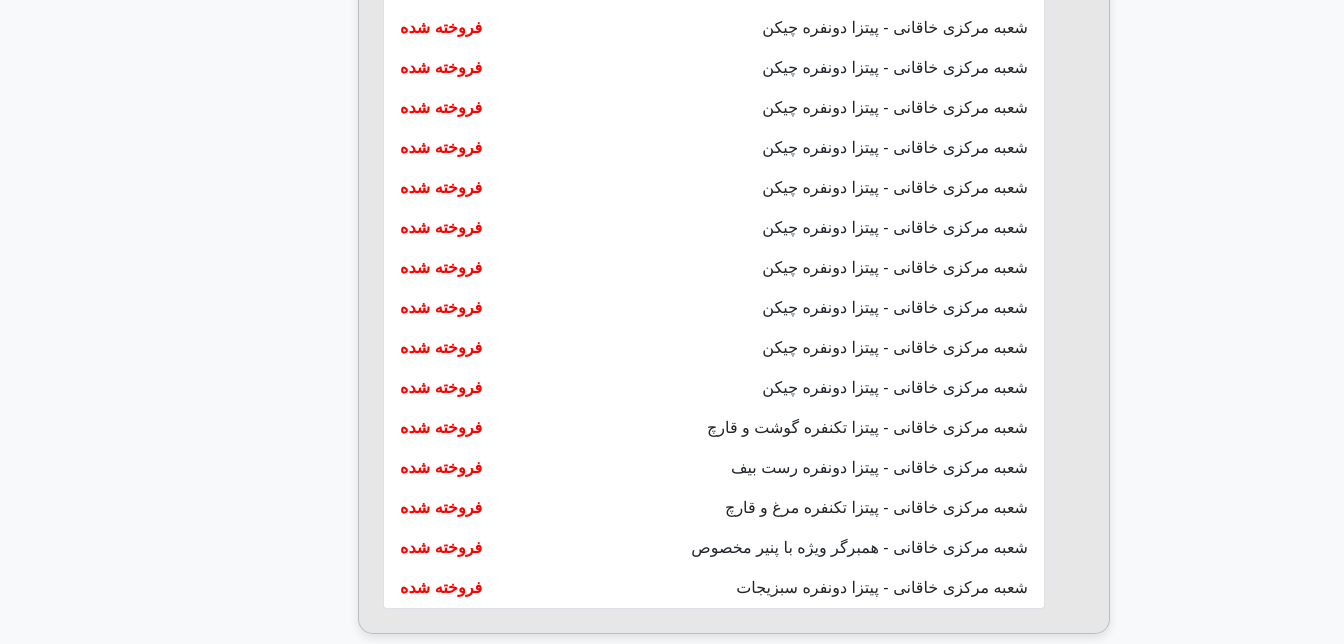
The app's page /menu/sold-out (lower part), older data.
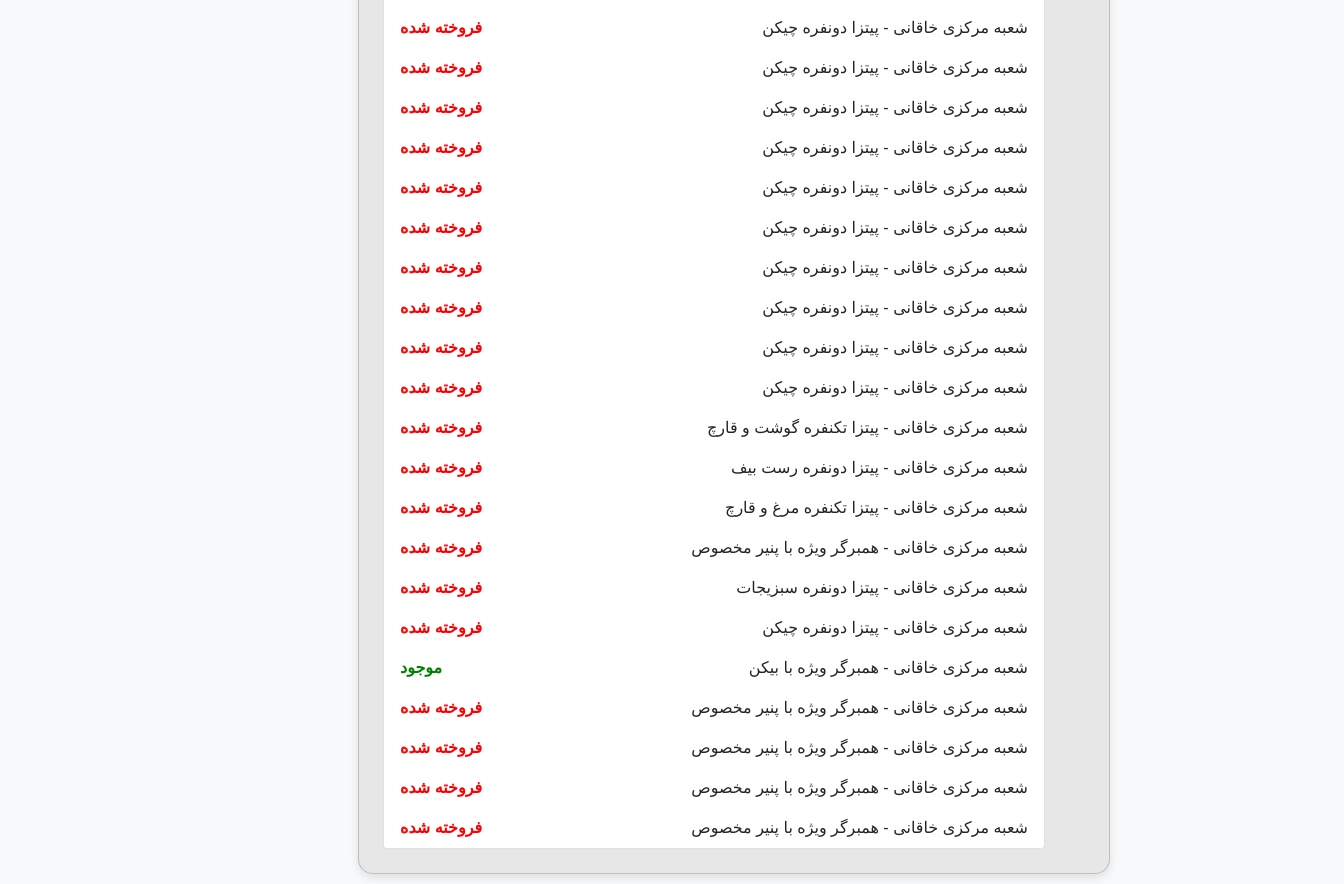
The same page, newer data.
### menu/models.py (models this page shows, shortened)
class SoldOutStatus(models.Model):
    branch = models.ForeignKey(RestaurantBranch, on_delete=models.CASCADE, related_name="sold_out_status")
    product = models.ForeignKey(FoodRawMaterial, on_delete=models.CASCADE, related_name="sold_out_product")
    is_sold_out = models.BooleanField(default=False)  # مشخص می‌کند که محصول در این شعبه تمام شده است یا نه
    updated_at = models.DateTimeField(auto_now=True)

### users/models.py (models this page shows, shortened)
class RestaurantBranch(models.Model):
    name = models.CharField(max_length=200)
    location = models.CharField(max_length=200, blank=True, null=True)
    capacity = models.DecimalField(max_digits=10, decimal_places=0, blank=True, null=True)  # ظرفیت انبار
    def __str__(self):
        return self.name

class FoodRawMaterial(models.Model):
    created_at = models.DateTimeField(auto_now_add=True)
    updated_at = models.DateTimeField(auto_now=True)
    mother = models.ForeignKey(mother_food, on_delete= models.CASCADE,related_name='mother_food_id',blank=True,null=True)
    name = models.CharField(max_length=200)
    data = models.JSONField(blank=True,null=True)
    price = models.IntegerField(default=0,blank=True,null=True)
    image = models.ImageField(upload_to='food_images/', blank=True, null=True)  # Added field for image
    details = models.CharField(max_length=2000,default='',blank=True,null=True)
    discount = models.DecimalField(max_digits=5, decimal_places=2, default=0, blank=True, null=True)  # Discount percentage
    def __str__(self):
        return str(self.name)
    class Meta:
        ordering = ['-name']

### menu/views.py (the view)
# urls.py: path('sold-out', set_sold_out, name='set_sold_out'),
def set_sold_out(request):
    if request.method == 'POST':# and request.is_ajax():
        form = SoldOutForm(request.POST)
        if form.is_valid():
            form.save()
            product_id = request.POST.get("product")
            product_id = int(product_id)
            food_name = FoodRawMaterial.objects.filter(id=product_id).first()
            food_name = food_name.name
            menu = {
                'name': food_name
            }
            sold_out_items = SoldOutStatus.objects.all()  # Get the product ids of sold-out items
            menu_status.send(sender=None, values = menu)
            form = SoldOutForm()
            return render(request, 'sold_out.html', {'form': form,'sold_out_items':sold_out_items})
    else:
        form = SoldOutForm()
        sold_out_items = SoldOutStatus.objects.all()  # Get the product ids of sold-out items
    return render(request, 'sold_out.html', {'form': form,'sold_out_items':sold_out_items})

### menu/templates/sold_out.html (shortened to what this page needs)
{% extends "users/base.html" %}
{% block content %}
{% load static %}
<html lang="fa">
<head>
    <link rel="stylesheet" type="text/css" href="{% static 'css/bootstrap.css' %}">
    <link rel="stylesheet" type="text/css" href="{% static 'css/store.css' %}">
</head>
<body>
    <div class="container">
        <div class="card p-4 mt-4">
            <ul class="list-group">
                {% for item in sold_out_items %}
                    <li class="list-group-item d-flex justify-content-between align-items-center">
                        <span>{{ item.branch.name }} - {{ item.product.name }}</span>
                        <span class="{% if item.is_sold_out %}status-sold{% else %}status-available{% endif %}">
                            {% if item.is_sold_out %}فروخته شده{% else %}موجود{% endif %}
                        </span>
                    </li>
                {% endfor %}
            </ul>
        </div>
    </div>
</body>
</html>
{% endblock %}

### users/templates/users/base.html (shortened to what this page needs)
<!DOCTYPE html>
{% load static %}
<html lang="fa" dir="rtl">
<head>
    <link rel="stylesheet" type="text/css" href="{% static 'css/bootstrap.min.css' %}">
    <link rel="stylesheet" type="text/css" href="{% static 'css/fontall.min.css' %}">
    <link rel="stylesheet" type="text/css" href="{% static 'css/base.css' %}">
    <html lang="fa" dir="rtl"></html>
</head>
<body>
<div class="container">
    {% block content %}{% endblock content %}
</div>
</body>
</html>

### users/static/css/base.css (style rules this page uses)
body { font-family: 'B Nazanin'; src: url('/fonts/BNazanin.woff2') format('woff2'), url('/fonts/BNazanin.woff') format('woff'); }

### users/static/css/store.css (style rules this page uses)
.card { margin: 10px 0; padding: 10px; background-color: #e7e7e7; border-radius: 5px; box-shadow: 0 2px 5px rgba(0, 0, 0, 0.1); direction: rtl; text-align: right; }

### menu/templates/sold_out.html (style rules this page uses)
body { background-color: #f8f9fa; font-family: 'IRANSans', sans-serif; direction: rtl; text-align: right; }
.container { max-width: 800px; margin: auto; padding-top: 40px; }
.card { border-radius: 15px; box-shadow: 0px 4px 10px rgba(0, 0, 0, 0.1); transition: transform 0.2s; }
.status-available { color: green; font-weight: bold; }

Row changes from the older to the newer data that the page shows:
added SoldOutStatus: branch.name "شعبه مرکزی خاقانی", product.name "پیتزا دونفره چیکن", is_sold_out "فروخته شده"
added SoldOutStatus: branch.name "شعبه مرکزی خاقانی", product.name "همبرگر ویژه با بیکن", is_sold_out False (drawn)
added SoldOutStatus: branch.name "شعبه مرکزی خاقانی", product.name "همبرگر ویژه با پنیر مخصوص", is_sold_out "فروخته شده"
added SoldOutStatus: branch.name "شعبه مرکزی خاقانی", product.name "همبرگر ویژه با پنیر مخصوص", is_sold_out "فروخته شده"
added SoldOutStatus: branch.name "شعبه مرکزی خاقانی", product.name "همبرگر ویژه با پنیر مخصوص", is_sold_out "فروخته شده"
added SoldOutStatus: branch.name "شعبه مرکزی خاقانی", product.name "همبرگر ویژه با پنیر مخصوص", is_sold_out "فروخته شده"
